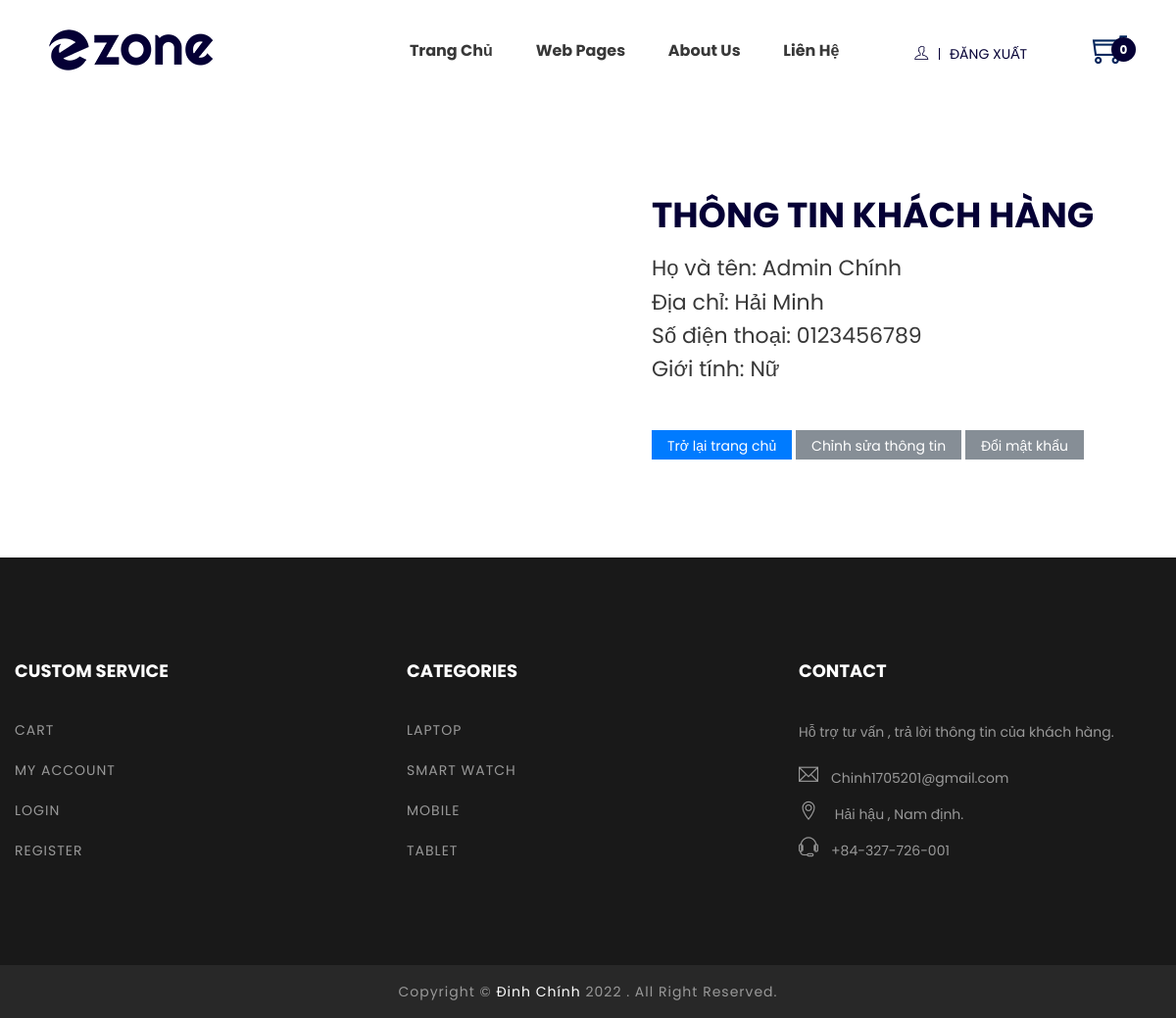
Page /user/profile.php (signed in) on the committed database.
### tables this page shows
CREATE TABLE `users` (
  `id` int(11) NOT NULL,
  `name` varchar(255) NOT NULL,
  `email` char(50) NOT NULL,
  `password` char(255) NOT NULL,
  `address` varchar(255) NOT NULL,
  `phone` char(50) NOT NULL,
  `gender` varchar(20) NOT NULL,
  `id_role` int(11) NOT NULL
);

### user/profile.php (the view, shortened to what this page needs)
<?php
include("../connect.php");
?>
<!doctype html>
<html class="no-js" lang="en">
<head>
    <?php include("head.php") ?>
</head>
<body>
    <header>
        <?php include("header2.php"); ?>
    </header>
    <?php
        $id_user = $_SESSION['user']['id'];
        $sql = "SELECT * FROM users WHERE id = '$id_user'";
        $rs = mysqli_query($connect,$sql);
        $r = mysqli_fetch_array($rs);
    ?>
    <div class="about-story pt-95 pb-100">
        <div class="container">
            <div class="row">
                <div class="col-lg-6">
                    <div class="story-img">
                    </div>
                </div>
                <div class="col-lg-6">
                    <div class="story-details pl-50">
                        <div class="story-details-top">
                            <h2><span>Thông tin khách hàng</span></h2>
                            <h4>Họ và tên: <?=$r['name']?></h4>
                            <h4>Địa chỉ: <?=$r['address']?></h4>
                            <h4>Số điện thoại: <?=$r['phone']?></h4>
                            <h4>Giới tính: <?=$r['gender']?></h4>
                        </div>
                        <a href="index.php">
                            <button type="button" style="cursor:pointer" class="btn btn-primary">Trở lại trang chủ</button>
                        </a>
                        <a href="edit_profile.php">
                            <button type="button" style="cursor:pointer" class="btn btn-secondary">Chỉnh sửa thông tin</button>
                        </a>
                        <a href="change_password.php">
                            <button type="button" style="cursor:pointer" class="btn btn-secondary">Đổi mật khẩu</button>
                        </a>
                    </div>
                </div>
            </div>
        </div>
    </div>
    <footer class="footer-area">
        <?php include("footer.php"); ?>
    </footer>
</body>
</html>

### user/assets/css/bundle.css (style rules this page uses)
body { font-family: 'Poppins', sans-serif; font-weight: normal; font-style: normal; font-size: 14px; color:#686868; overflow-x: hidden; overflow-y: auto; }
a, .btn { -webkit-transition: all 0.3s ease-out 0s; -moz-transition: all 0.3s ease-out 0s; -ms-transition: all 0.3s ease-out 0s; -o-transition: all 0.3s ease-out 0s; transition: all 0.3s ease-out 0s; }
.btn { border-radius: 0px; font-size: 14px; padding: 0px 15px; height: 30px; line-height: 30px; }
a, button, input { outline: medium none; color: #686868; }
h1, h2, h3, h4, h5, h6 { font-family: 'Poppins', sans-serif; font-weight: normal; color: #383838; margin-top: 0px; font-style: normal; font-weight: 400; }
h2 { font-size: 37px; }
h4 { font-size: 22px; }
.pt-95 { padding-top: 95px }
.pb-100 { padding-bottom: 100px }
.pl-50 { padding-left: 50px }

### rows in the picture
users: name "Admin Chính", address "Hải Minh", phone "0123456789", gender "Nữ"
